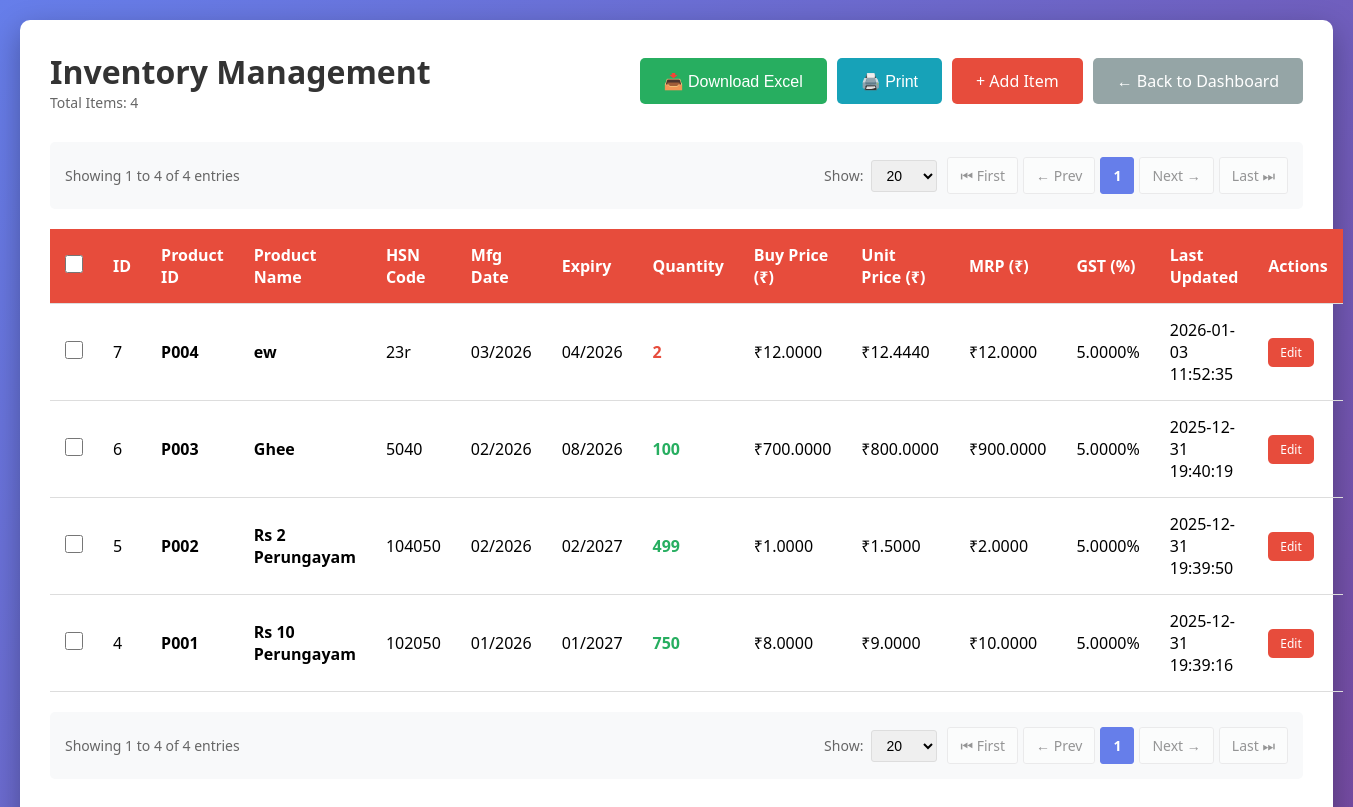
The app's page /inventory/, older data.
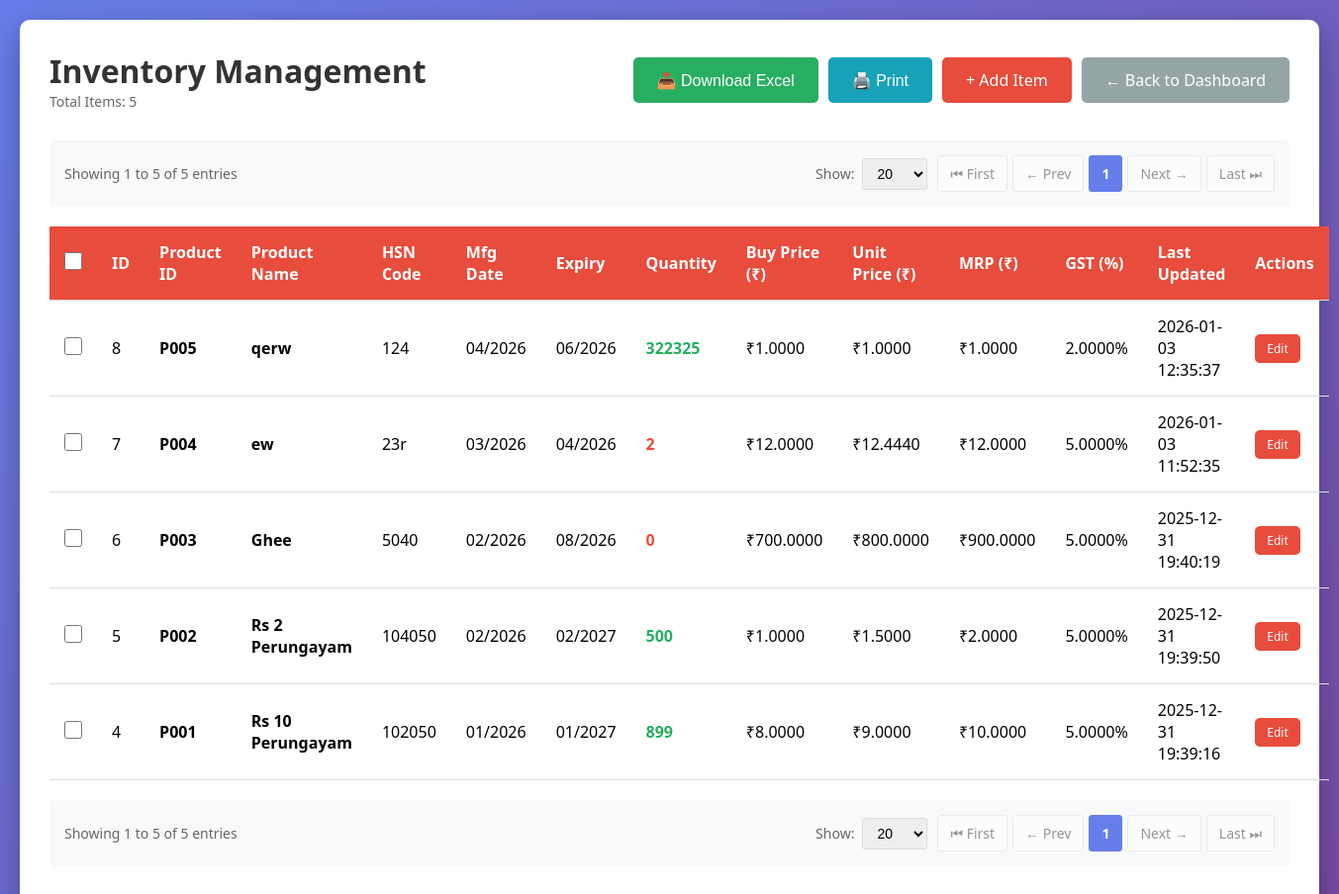
The same page, newer data.
### tables this page shows
CREATE TABLE inventory (
        id INTEGER PRIMARY KEY AUTOINCREMENT,
        product_id TEXT UNIQUE NOT NULL,
        product_name TEXT NOT NULL,
        hsn_code TEXT,
        manufacture_date DATE,
        expiry_month TEXT NOT NULL,
        quantity INTEGER NOT NULL DEFAULT 0,
        unit_price REAL NOT NULL DEFAULT 0.0,
        mrp REAL NOT NULL DEFAULT 0.0,
        gst_percentage REAL NOT NULL DEFAULT 0.0,
        created_at TIMESTAMP DEFAULT CURRENT_TIMESTAMP,
        updated_at TIMESTAMP DEFAULT CURRENT_TIMESTAMP
    , buy_price REAL NOT NULL DEFAULT 0.0, purchase_date DATE);

### routes/inventory.py (the view)
@inventory_bp.route('/')
def index():
    page = request.args.get('page', 1, type=int)
    per_page = request.args.get('per_page', 20, type=int)
    if per_page not in [10, 20, 50, 100]:
        per_page = 20
    conn = get_db_connection()
    total_count = conn.execute('SELECT COUNT(*) as count FROM inventory').fetchone()['count']
    offset = (page - 1) * per_page
    items = conn.execute(
        'SELECT * FROM inventory ORDER BY created_at DESC LIMIT ? OFFSET ?',
        (per_page, offset)
    ).fetchall()
    conn.close()
    total_pages = (total_count + per_page - 1) // per_page
    has_prev = page > 1
    has_next = page < total_pages
    return render_template('inventory/index.html',
                         items=items,
                         page=page,
                         per_page=per_page,
                         total_count=total_count,
                         total_pages=total_pages,
                         has_prev=has_prev,
                         has_next=has_next)

### database.py (called while the page is built)
def get_db_connection():
    conn = sqlite3.connect(DATABASE)
    conn.row_factory = sqlite3.Row
    return conn

### templates/inventory/index.html (shortened to what this page needs)
<!DOCTYPE html>
<html lang="en">
<head>
</head>
<body>
    <div class="container">
        <div class="header">
            <div>
                <h1>Inventory Management</h1>
                <p class="item-count">Total Items: {{ total_count }}</p>
            </div>
            <div class="button-group">
                <button onclick="downloadExcel()" class="btn btn-success no-print">📥 Download Excel</button>
                <button onclick="window.print()" class="btn btn-info no-print">🖨️ Print</button>
                <a href="{{ url_for('inventory.add') }}" class="btn btn-primary no-print">+ Add Item</a>
                <a href="{{ url_for('dashboard') }}" class="btn btn-secondary no-print">← Back to Dashboard</a>
            </div>
        </div>
        {% if total_count > 0 %}
            {% set route_name = 'inventory.index' %}
            {% set extra_params = {} %}
            {% include 'pagination.html' %}
        {% endif %}
        {% if items %}
            <form id="deleteForm" method="POST" action="{{ url_for('inventory.delete_multiple') }}">
                <table>
                    <thead>
                        <tr>
                            <th class="checkbox-cell no-print">
                                <input type="checkbox" id="selectAll" onchange="toggleSelectAll(this)">
                            </th>
                            <th>ID</th>
                            <th>Product ID</th>
                            <th>Product Name</th>
                            <th>HSN Code</th>
                            <th>Mfg Date</th>
                            <th>Expiry</th>
                            <th>Quantity</th>
                            <th>Buy Price (₹)</th>
                            <th>Unit Price (₹)</th>
                            <th>MRP (₹)</th>
                            <th>GST (%)</th>
                            <th>Last Updated</th>
                            <th class="no-print">Actions</th>
                        </tr>
                    </thead>
                    <tbody>
                        {% for item in items %}
                        <tr>
                            <td class="checkbox-cell no-print">
                                <input type="checkbox" name="item_ids[]" value="{{ item['id'] }}" class="item-checkbox" onchange="updateSelection()">
                            </td>
                            <td>{{ item['id'] }}</td>
                            <td><strong>{{ item['product_id'] }}</strong></td>
                            <td><strong>{{ item['product_name'] }}</strong></td>
                            <td>{{ item['hsn_code'] or 'N/A' }}</td>
                            <td>
                                {% if item['manufacture_date'] %}
                                    {% set date_parts = item['manufacture_date'].split('-') %}
                                    {% if date_parts|length == 3 %}
                                        {{ date_parts[1] }}/{{ date_parts[0] }}
                                    {% else %}
                                        {{ item['manufacture_date'] }}
                                    {% endif %}
                                {% else %}
                                    N/A
                                {% endif %}
                            </td>
                            <td>
                                {% if item['expiry_month'] %}
                                    {% set parts = item['expiry_month'].split('-') %}
                                    {% if parts|length == 2 %}
                                        {{ parts[1] }}/{{ parts[0] }}
                                    {% else %}
                                        {{ item['expiry_month'] }}
                                    {% endif %}
                                {% else %}
                                    N/A
                                {% endif %}
                            </td>
                            <td>
                                <span class="{% if item['quantity'] < 10 %}low-stock{% else %}in-stock{% endif %}">
                                    {{ item['quantity'] }}
                                </span>
                            </td>
                            <td>₹{{ "%.4f"|format(item['buy_price']) }}</td>
                            <td>₹{{ "%.4f"|format(item['unit_price']) }}</td>
                            <td>₹{{ "%.4f"|format(item['mrp']) }}</td>
                            <td>{{ "%.4f"|format(item['gst_percentage']) }}%</td>
                            <td>{{ item['updated_at'] }}</td>
                            <td class="no-print">
                                <a href="{{ url_for('inventory.update', id=item['id']) }}"
                                   class="btn btn-primary" style="padding: 6px 12px; font-size: 12px;">Edit</a>
                            </td>
                        </tr>
                        {% endfor %}
                    </tbody>
                </table>
            </form>
            {% if total_count > 0 %}
                {% set route_name = 'inventory.index' %}
                {% set extra_params = {} %}
                {% include 'pagination.html' %}
            {% endif %}
        {% else %}
            <div class="no-data">
                <p>No inventory items found. Click "Add Item" to get started!</p>
            </div>
        {% endif %}
    </div>
</body>
</html>

### templates/pagination.html (shortened to what this page needs)
<div class="pagination-container no-print">
    <div class="pagination-info">
        Showing {{ ((page - 1) * per_page) + 1 }} to {{ [page * per_page, total_count]|min }} of {{ total_count }} entries
    </div>
    <div class="pagination-controls">
        <div class="page-size-selector">
            <label for="perPageSelect">Show:</label>
            <select id="perPageSelect" onchange="changePageSize(this.value)">
                <option value="20" {% if per_page == 20 %}selected{% endif %}>20</option>
            </select>
        </div>
        <div class="pagination-buttons">
            <a href="{{ url_for(route_name, page=1, per_page=per_page, **extra_params) }}"
               class="pagination-btn {% if not has_prev %}disabled{% endif %}">
                ⏮ First
            </a>
            <a href="{{ url_for(route_name, page=page-1, per_page=per_page, **extra_params) }}"
               class="pagination-btn {% if not has_prev %}disabled{% endif %}">
                ← Prev
            </a>
            {% set start_page = [1, page - 2]|max %}
            {% set end_page = [total_pages, page + 2]|min %}
            {% for p in range(start_page, end_page + 1) %}
                <a href="{{ url_for(route_name, page=p, per_page=per_page, **extra_params) }}"
                   class="pagination-btn {% if p == page %}active{% endif %}">
                    {{ p }}
                </a>
            {% endfor %}
            <a href="{{ url_for(route_name, page=page+1, per_page=per_page, **extra_params) }}"
               class="pagination-btn {% if not has_next %}disabled{% endif %}">
                Next →
            </a>
            <a href="{{ url_for(route_name, page=total_pages, per_page=per_page, **extra_params) }}"
               class="pagination-btn {% if not has_next %}disabled{% endif %}">
                Last ⏭
            </a>
        </div>
    </div>
</div>

### templates/inventory/index.html (style rules this page uses)
* { margin: 0; padding: 0; box-sizing: border-box; }
body { font-family: 'Segoe UI', Tahoma, Geneva, Verdana, sans-serif; background: linear-gradient(135deg, #667eea 0%, #764ba2 100%); min-height: 100vh; padding: 20px; }
.container { max-width: 1400px; margin: 0 auto; background: white; border-radius: 10px; box-shadow: 0 10px 30px rgba(0,0,0,0.3); padding: 30px; }
.header { display: flex; justify-content: space-between; align-items: center; margin-bottom: 30px; flex-wrap: wrap; gap: 15px; }
h1 { color: #333; }
.btn { padding: 12px 24px; border: none; border-radius: 5px; cursor: pointer; text-decoration: none; font-size: 16px; transition: all 0.3s; display: inline-block; }
.btn-primary { background: #e74c3c; color: white; }
.btn-secondary { background: #95a5a6; color: white; }
.btn-success { background: #27ae60; color: white; }
.btn-info { background: #17a2b8; color: white; }
table { width: 100%; border-collapse: collapse; margin-top: 20px; }
th, td { padding: 15px; text-align: left; border-bottom: 1px solid #ddd; }
th { background: #e74c3c; color: white; font-weight: 600; }
.item-count { color: #666; font-size: 14px; }
.button-group { display: flex; gap: 10px; }
.low-stock { color: #e74c3c; font-weight: bold; }
.in-stock { color: #27ae60; font-weight: bold; }
.checkbox-cell { width: 40px; text-align: center; }
input[type="checkbox"] { width: 18px; height: 18px; cursor: pointer; }

### templates/pagination.html (style rules this page uses)
.pagination-container { display: flex; justify-content: space-between; align-items: center; margin: 20px 0; padding: 15px; background: #f8f9fa; border-radius: 5px; flex-wrap: wrap; gap: 15px; }
.pagination-info { color: #666; font-size: 14px; }
.pagination-controls { display: flex; gap: 10px; align-items: center; flex-wrap: wrap; }
.pagination-buttons { display: flex; gap: 5px; }
.pagination-btn { padding: 8px 12px; border: 1px solid #ddd; background: white; color: #333; text-decoration: none; border-radius: 3px; font-size: 14px; transition: all 0.3s; cursor: pointer; }
.pagination-btn.active { background: #667eea; color: white; border-color: #667eea; font-weight: bold; }
.pagination-btn.disabled { opacity: 0.5; cursor: not-allowed; pointer-events: none; }
.page-size-selector { display: flex; align-items: center; gap: 8px; }
.page-size-selector label { font-size: 14px; color: #666; }
.page-size-selector select { padding: 6px 10px; border: 1px solid #ddd; border-radius: 3px; font-size: 14px; cursor: pointer; }

Row changes from the older to the newer data that the page shows:
added inventory: id "8", product_id "P005", product_name "qerw", hsn_code "124", date_parts "04", date_parts "2026", parts "06", parts "2026", quantity "322325", buy_price "1.0000", unit_price "1.0000", mrp "1.0000", gst_percentage "2.0000", updated_at "2026-01-03 12:35:37"
changed inventory "Ghee": quantity "100" → "0"
changed inventory "Rs 2 Perungayam": quantity "499" → "500"
changed inventory "Rs 10 Perungayam": quantity "750" → "899"
Text that changed along with them:
{{ total_count }}: "4" → "5"
{{ [page * per_page, total_count]|min }}: "4 4" → "5 5"
{{ total_count }}: "4 4" → "5 5"
